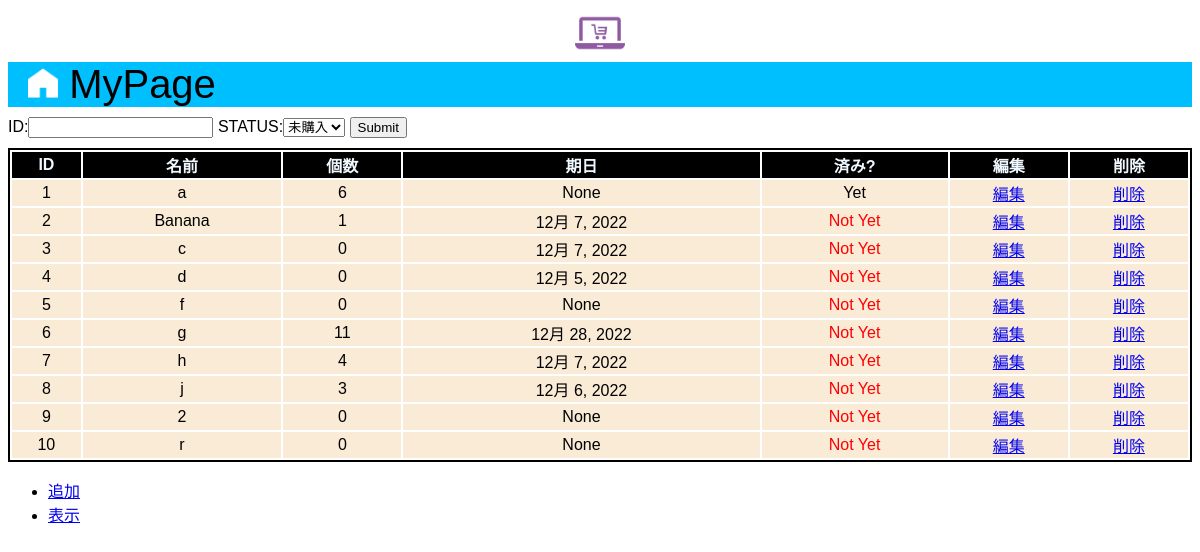
Before: /shoppinglist/list/ with the older database file.
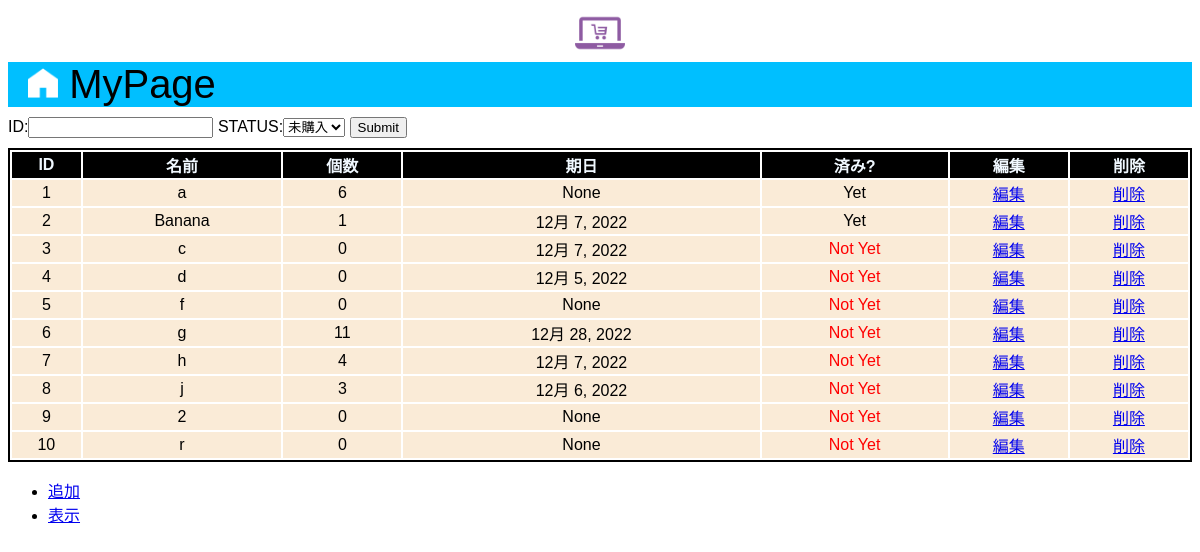
After: the same page with the newer database file.
### shoppinglist/models.py (models this page shows, shortened)
class Item(models.Model):
    name = models.CharField(max_length=100)
    item_url= models.URLField(blank=True,null=True)
    count = models.PositiveIntegerField(default=0)
    buy_date= models.DateField(blank=True,null=True)
    shop = models.ForeignKey(Shop,blank=True,null=True,verbose_name='shop', on_delete=models.PROTECT)
    buy = models.BooleanField(default=False)

### shoppinglist/views.py (the view, shortened to what this page needs)
# urls.py: path('list/',ItemList.as_view(),name='list'),
class ItemList(ListView):
    model = Item
    def get_context_data(self, **kwargs):
        context = super().get_context_data(**kwargs)
        context['form'] = ItemBuy()
        return context

### shoppinglist/forms.py
class ItemBuy(forms.Form):
    status = (
        (0,'未購入'),
        (1,'購入')
        )
    item_id = forms.IntegerField(label='ID')
    item_status = forms.ChoiceField(label='STATUS',widget=forms.Select,choices=status)

### shoppinglist/templates/shoppinglist/item_list.html (shortened to what this page needs)
{% extends "base.html" %}
{% block main %}
<div class="func">
	<form action="{% url 'shoppinglist:list' %}" method="post">
		{{ form }}
		<input type="submit"/>
		</form>
</div>
<table class="table">
	<thead class="table-dark">
		<tr>
			<th>ID</th>
			<th>名前</th>
			<th>個数</th>
			<th>期日</th>
			<th>済み?</th>
			<th>編集</th>
			<th>削除</th>
			</tr>
		</thead>
<tbody>
{% for item in object_list%}
	<tr>
		<td scope="row">{{ item.id }}</td>
		<td >{{ item.name }}</td>
		<td>{{ item.count}}</td>
		<td>{{ item.buy_date}}</td>
		<td>{% if item.buy == False %} <font color='red'>Not Yet</font> {% endif %}{% if item.buy == True %} Yet {% endif %}</td>
		<td><a href="{% url 'shoppinglist:edit' item.id %}">編集</a></td>
		<td><a href="{% url 'shoppinglist:delete' item.id %}">削除</a></td>
	</tr>
{% endfor%}
</tbody>
</table>
<ul>
	<li><a href="{% url 'shoppinglist:add' %}">追加</a></li>
	<li><a href="{% url 'shoppinglist:show' %}">表示</a></li>
</ul>
{% endblock%}

Changed rows visible on the page:
changed Item "Banana": buy "Not Yet" → "Yet"
